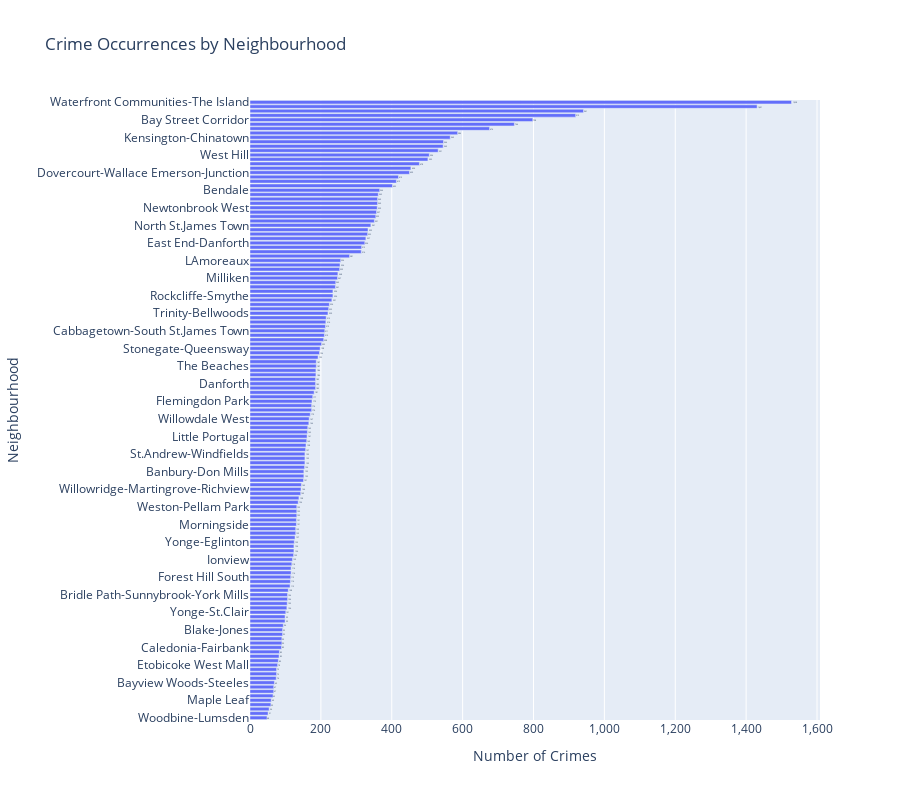

Here is the notebook cell this chart was saved with:
### Code cell
# Count the occurrences of each neighbourhood
neighbourhood_counts = df['Neighbourhood'].value_counts().reset_index()
neighbourhood_counts.columns = ['Neighbourhood', 'Count']

# Sort the neighbourhoods by count in descending order
neighbourhood_counts = neighbourhood_counts.sort_values(by='Count', ascending=False)

# Create a bar chart
fig = px.bar(neighbourhood_counts, x='Count', y='Neighbourhood', orientation='h', title='Crime Occurrences by Neighbourhood')

# Customize the appearance
fig.update_layout(xaxis_title='Number of Crimes', yaxis_title='Neighbourhood', yaxis_categoryorder='total ascending',
                  xaxis_tickformat=',d', bargap=0.2)

# Add data labels to the bars
fig.update_traces(textposition='outside', texttemplate='%{x:,}')

# Adjust the figure size for better readability
fig.update_layout(height=800)

# Display the bar chart
fig.show()

### Figure 1 — Plotly figure (JSON) as saved in the notebook; plotly's stock layout.template omitted (floating-point values rounded to 4 significant figures; data arrays with more than 128 entries replaced by an {"elided": "..."} marker saying what was removed)
{"data": [{"alignmentgroup": "True", "hovertemplate": "Count=%{x}<br>Neighbourhood=%{y}<extra></extra>", "legendgroup": "", "marker": {"color": "#636efa", "pattern": {"shape": ""}}, "name": "", "offsetgroup": "", "orientation": "h", "showlegend": false, "textposition": "outside", "texttemplate": "%{x:,}", "type": "bar", "x": {"elided": "141 int values"}, "xaxis": "x", "y": {"elided": "141 str values"}, "yaxis": "y"}], "layout": {"bargap": 0.2, "barmode": "relative", "height": 800, "legend": {"tracegroupgap": 0}, "title": {"text": "Crime Occurrences by Neighbourhood"}, "xaxis": {"anchor": "y", "domain": [0, 1], "tickformat": ",d", "title": {"text": "Number of Crimes"}}, "yaxis": {"anchor": "x", "categoryorder": "total ascending", "domain": [0, 1], "title": {"text": "Neighbourhood"}}}}
